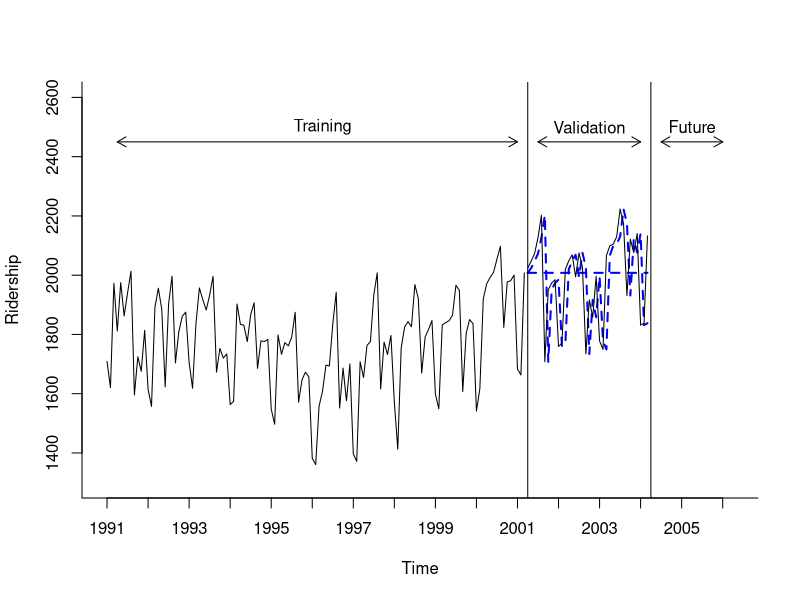

The R script that drew this image:
library(forecast)

Amtrak.data <- read.csv("Amtrak data.csv")
ridership.ts <- ts(Amtrak.data$Ridership, start = c(1991, 1), end = c(2004, 3), freq = 12)

fixed.nValid <- 36
fixed.nTrain <- length(ridership.ts) - fixed.nValid
train.ts <- window(ridership.ts, start = c(1991, 1), end = c(1991, fixed.nTrain))
valid.ts <- window(ridership.ts, start = c(1991, fixed.nTrain + 1), end = c(1991, fixed.nTrain + fixed.nValid))
naive.fixed <- naive(train.ts, h = fixed.nValid)
naive.roll <- ts(Amtrak.data$Ridership[fixed.nTrain:(fixed.nTrain + fixed.nValid - 1)], start = c(1991, fixed.nTrain + 1), end = c(1991, fixed.nTrain + fixed.nValid), freq = 12)

# Figure 3-6
plot(train.ts, ylim = c(1300, 2600),  ylab = "Ridership", xlab = "Time", bty = "l", xaxt = "n", xlim = c(1991,2006.25), main = "")
axis(1, at = seq(1991, 2006, 1), labels = format(seq(1991, 2006, 1)))
lines(naive.fixed$mean, lwd = 2, col = "blue", lty = 2)
lines(naive.roll, lwd = 2, col = "blue", lty = 2)
lines(valid.ts)
lines(c(2004.25 - 3, 2004.25 - 3), c(0, 3500)) 
lines(c(2004.25, 2004.25), c(0, 3500))
text(1996.25, 2500, "Training")
text(2002.75, 2500, "Validation")
text(2005.25, 2500, "Future")
arrows(2004 - 3, 2450, 1991.25, 2450, code = 3, length = 0.1, lwd = 1,angle = 30)
arrows(2004.5 - 3, 2450, 2004, 2450, code = 3, length = 0.1, lwd = 1,angle = 30)
arrows(2004.5, 2450, 2006, 2450, code = 3, length = 0.1, lwd = 1, angle = 30)

